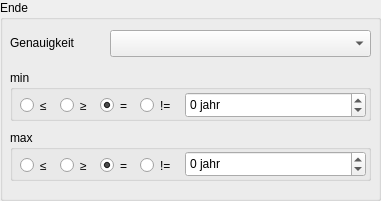
    <widget class="QGroupBox" name="groupBox_13">
     <property name="geometry">
      <rect>
       <x>10</x>
       <y>210</y>
       <width>381</width>
       <height>201</height>
      </rect>
     </property>
     <property name="toolTip">
      <string>Dating precision (of abandonment) </string>
     </property>
     <property name="title">
      <string>Ende </string>
     </property>
     <widget class="QgsCheckableComboBox" name="comboBoxEnde_Genauigkeit">
      <property name="geometry">
       <rect>
        <x>110</x>
        <y>30</y>
        <width>261</width>
        <height>27</height>
       </rect>
      </property>
      <property name="toolTip">
       <string>Dating precision (of abandonment) </string>
      </property>
     </widget>
     <widget class="QLabel" name="label_17">
      <property name="geometry">
       <rect>
        <x>10</x>
        <y>30</y>
        <width>121</width>
        <height>26</height>
       </rect>
      </property>
      <property name="toolTip">
       <string>Dating precision (of abandonment) </string>
      </property>
      <property name="text">
       <string>Genauigkeit</string>
      </property>
     </widget>
     <widget class="QGroupBox" name="groupBox_10">
      <property name="geometry">
       <rect>
        <x>10</x>
        <y>70</y>
        <width>361</width>
        <height>51</height>
       </rect>
      </property>
      <property name="toolTip">
       <string>Earliest date of abandonment</string>
      </property>
      <property name="title">
       <string>min</string>
      </property>
      <widget class="QRadioButton" name="radioButtonEndeMinLessOrEqual">
       <property name="geometry">
        <rect>
         <x>10</x>
         <y>25</y>
         <width>31</width>
         <height>21</height>
        </rect>
       </property>
       <property name="toolTip">
        <string>Less then or equal</string>
       </property>
       <property name="text">
        <string>≤</string>
       </property>
      </widget>
      <widget class="QRadioButton" name="radioButtonEndeMinEqual">
       <property name="geometry">
        <rect>
         <x>90</x>
         <y>25</y>
         <width>31</width>
         <height>21</height>
        </rect>
       </property>
       <property name="toolTip">
        <string>Equal</string>
       </property>
       <property name="text">
        <string>=</string>
       </property>
       <property name="checked">
        <bool>true</bool>
       </property>
      </widget>
      <widget class="QRadioButton" name="radioButtonEndeMinMoreOrEqual">
       <property name="geometry">
        <rect>
         <x>50</x>
         <y>25</y>
         <width>31</width>
         <height>21</height>
        </rect>
       </property>
       <property name="toolTip">
        <string>More then or equal</string>
       </property>
       <property name="text">
        <string>≥</string>
       </property>
      </widget>
      <widget class="QRadioButton" name="radioButtonEndeMinNotEqual">
       <property name="geometry">
        <rect>
         <x>130</x>
         <y>25</y>
         <width>31</width>
         <height>21</height>
        </rect>
       </property>
       <property name="toolTip">
        <string>Not equal</string>
       </property>
       <property name="text">
        <string>!=</string>
       </property>
      </widget>
      <widget class="QSpinBox" name="spinBoxEndeMin">
       <property name="geometry">
        <rect>
         <x>175</x>
         <y>22</y>
         <width>181</width>
         <height>26</height>
        </rect>
       </property>
       <property name="suffix">
        <string> jahr</string>
       </property>
       <property name="minimum">
        <number>-999999999</number>
       </property>
       <property name="maximum">
        <number>999999999</number>
       </property>
      </widget>
     </widget>
     <widget class="QGroupBox" name="groupBox_11">
      <property name="geometry">
       <rect>
        <x>10</x>
        <y>130</y>
        <width>361</width>
        <height>51</height>
       </rect>
      </property>
      <property name="toolTip">
       <string>Latest date of abandonment</string>
      </property>
      <property name="title">
       <string>max</string>
      </property>
      <widget class="QSpinBox" name="spinBoxEndeMax">
       <property name="geometry">
        <rect>
         <x>175</x>
         <y>21</y>
         <width>181</width>
         <height>26</height>
        </rect>
       </property>
       <property name="suffix">
        <string> jahr</string>
       </property>
       <property name="prefix">
        <string/>
       </property>
       <property name="minimum">
        <number>-999999999</number>
       </property>
       <property name="maximum">
        <number>999999999</number>
       </property>
      </widget>
      <widget class="QRadioButton" name="radioButtonEndeMaxEqual">
       <property name="geometry">
        <rect>
         <x>90</x>
         <y>25</y>
         <width>31</width>
         <height>21</height>
        </rect>
       </property>
       <property name="toolTip">
        <string>Equal</string>
       </property>
       <property name="text">
        <string>=</string>
       </property>
       <property name="checked">
        <bool>true</bool>
       </property>
      </widget>
      <widget class="QRadioButton" name="radioButtonEndeMaxMoreOrEqual">
       <property name="geometry">
        <rect>
         <x>50</x>
         <y>25</y>
         <width>31</width>
         <height>21</height>
        </rect>
       </property>
       <property name="toolTip">
        <string>More then or equal</string>
       </property>
       <property name="text">
        <string>≥</string>
       </property>
      </widget>
      <widget class="QRadioButton" name="radioButtonEndeMaxNotEqual">
       <property name="geometry">
        <rect>
         <x>130</x>
         <y>25</y>
         <width>31</width>
         <height>21</height>
        </rect>
       </property>
       <property name="toolTip">
        <string>Not equal</string>
       </property>
       <property name="text">
        <string>!=</string>
       </property>
      </widget>
      <widget class="QRadioButton" name="radioButtonEndeMaxLessOrEqual">
       <property name="geometry">
        <rect>
         <x>10</x>
         <y>25</y>
         <width>31</width>
         <height>21</height>
        </rect>
       </property>
       <property name="toolTip">
        <string>Less then or equal</string>
       </property>
       <property name="text">
        <string>≤</string>
       </property>
      </widget>
     </widget>
    </widget>
